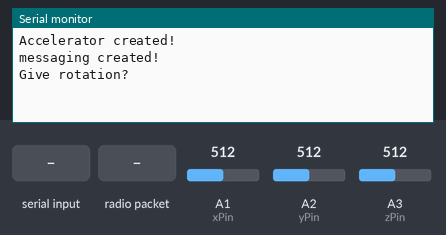
Recording of a sketch running on a simulated Arduino Uno, built for the host (arithmetic inside an expression is 32-bit, double 64-bit). Parts: the last lines printed to the serial monitor. The test bench sets the inputs (shaded band); at power-on: A1 (xPin) = 512, A2 (yPin) = 512, A3 (zPin) = 512. No radio packets arrive unless stated.

Above: at 1.2 s.
1.3 s: "90,45\n" received over Serial
At 2.6 s:
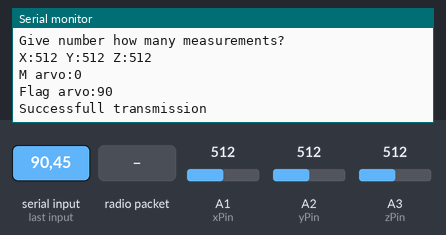
2.8 s: radio packet "255" arrives
4.3 s: A1 (xPin) set to 490
At 5.3 s:
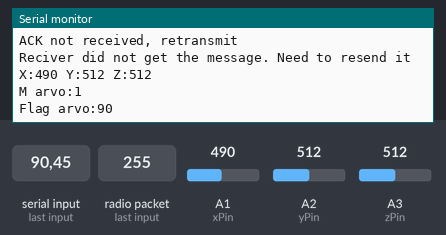
6.4 s: A2 (yPin) set to 490
At 7.8 s:
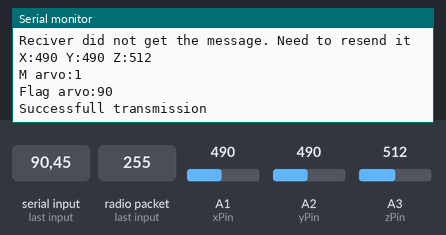
7.9 s: A3 (zPin) set to 490
9.4 s: A1 (xPin) set to 510
At 9.4 s:
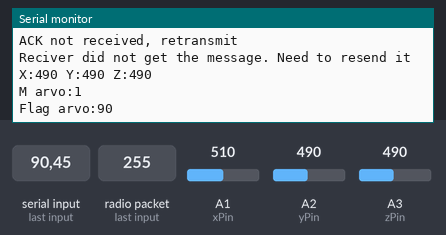
Timing chart, 0 to 11.9 s (numbered marks = the images above; inputs shaded):
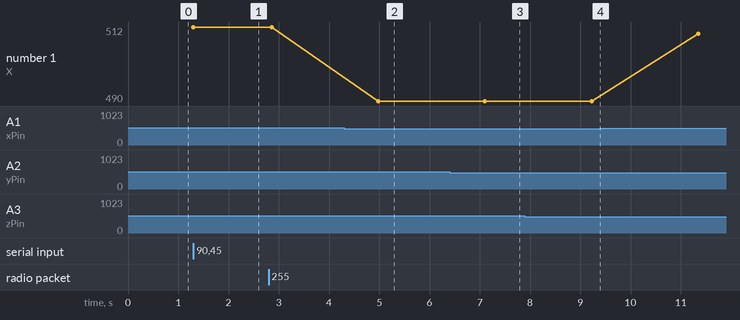

The sketch:

TransmitterOpiskelijoille.ino
```cpp
#include "messaging.h"
#include "accelerator.h"

/*
 * 0 z +
 * 1 z -
 * 2 x +
 * 3 x -
 * 4 y +
 * 5 y -
 *
 */

// Määritellään kytkentänavat kiihtyvyysanturille ja muuttujat:
const int VccPin2 = A0;  // Käyttöjännite
const int GNDPin2 = A4;  // laitteen maa-napa

void setup()
{
  Serial.begin(9600);

  //Kiihtvyys - anturin napojen määrittely:
  pinMode(VccPin2, OUTPUT);     // Kiihtyvyysanturin käyttöjännite Vcc
  pinMode(GNDPin2, OUTPUT);     // Kiihtyvyysanturin GND

  // Asetetaan syöttöjännite (5V UNO-BOARDILLA, 3.3V Genuino 101:llä) ja maa-arvot (0V):
  digitalWrite(VccPin2, HIGH);
  delayMicroseconds(2);
  digitalWrite(GNDPin2, LOW);
  delayMicroseconds(2);

}

void loop()
{
  Accelerator Aobject;
  Messaging Mobject;
  uint8_t flags = 255;
  Serial.println("Give rotation?");
  while (flags == 255)
  {
    if (Serial.available() > 0)
    {
      flags = Serial.parseInt();
    }
  }

  Serial.println("Give number how many measurements?");
  int NumberOfMeasurements = 0;
  while (NumberOfMeasurements == 0)
  {
    if (Serial.available() > 0)
    {
      NumberOfMeasurements = Serial.parseInt();
    }
  }

  for (int M = 0; M < NumberOfMeasurements; M++)
  {
    Aobject.makeMeasurement();
    Measurement m = Aobject.getMeasurement();
    Aobject.printMeasurement();
    uint8_t id = M;
    Serial.print("M arvo:");
    Serial.println(M);
    Serial.print("Flag arvo:");
    Serial.println(flags);
    Mobject.createMessage(m);
    if (Mobject.sendMessage(id, flags))
    {
      Serial.println("Successfull transmission");
    }
    else
    {
      Serial.println("Transmission fails");
    }
    if (Mobject.receiveACK())
    {
      Serial.println("Receiver got message, going to next measurement");
    }
    else
    {
      Serial.println("Reciver did not get the message. Need to resend it");
      M--;  // Let's just revind for loop
    }
  } // end of for
}   // end of loop
```

accelerator.cpp
```cpp
#include "accelerator.h"
#include <arduino.h>

Accelerator::Accelerator()
{
  Serial.println("Accelerator created!");
}


Accelerator::~Accelerator()
{
  Serial.println("Accelerator deleted!");
}

void Accelerator::makeMeasurement()
{
  m = {analogRead(xPin), analogRead(yPin), analogRead(zPin)};
}
void Accelerator::printMeasurement()
{
  Serial.print("X:");
  Serial.print(m.x);
  Serial.print(" Y:");
  Serial.print(m.y);
  Serial.print(" Z:");
  Serial.println(m.z);
}

Measurement Accelerator::getMeasurement()
{
  return m;
}
```

accelerator.h
```cpp
#ifndef ACCELERATOR_H
#define ACCELERATOR_H

#include "messaging.h"

const int xPin   = A1;   // x-kanavan
const int yPin   = A2;   // y-kanava
const int zPin   = A3;   // z-kanava

struct Measurement
{
  int x;
  int y;
  int z;
};

class Accelerator
{
  public:
    Accelerator();
    ~Accelerator();
    void makeMeasurement();
    void printMeasurement();
    Measurement getMeasurement();

  private:
    Measurement m;
};

#endif // ACCELERATOR_H
```

messaging.cpp
```cpp
#include "messaging.h"
#include "accelerator.h"
#include <arduino.h>

Messaging::Messaging()
{
  Serial.println("messaging created!");
  pmanager = new RHReliableDatagram(driver, TRANSMITTER_ADDRESS);

  if (!pmanager->init())
    Serial.println("Radiohead manager init failed");

}

Messaging::~Messaging()
{
  Serial.println("Messaging deleted!");
  delete pmanager;
}
void Messaging::createMessage(Measurement m)
{
  data[0] = (m.x>>8);
  data[1] = (m.x & 0x00ff);
  data[2] = (m.y>>8);
  data[3] = (m.y & 0x00ff);
  data[4] = (m.z>>8);
  data[5] = (m.z & 0x00ff);
}
bool Messaging::sendMessage(uint8_t id, uint8_t flags)
{
     unsigned long start = millis();
     unsigned long timeout = millis()-start;
     while(timeout<500)
     {
      timeout = millis()-start;
     }
     driver.setModeTx();
     uint8_t to = RECEIVER_ADDRESS;
     uint8_t from = TRANSMITTER_ADDRESS;  //TRANSMITTER_ADDRESS

     pmanager->setHeaderTo(to);
     pmanager->setHeaderFrom(from);
     pmanager->setHeaderId(id);
     pmanager->setHeaderFlags(flags);

     bool returnValue = false;

     if (pmanager->sendto(data, messageLength, RECEIVER_ADDRESS))
     {
        returnValue = true;
     }
     pmanager->waitPacketSent();
     return returnValue;

}
bool Messaging::receiveACK()
{
    driver.setModeRx();
    unsigned long start = millis();
    unsigned long timeout = millis()-start;
    bool receiverResult = false;
    uint8_t to;
    uint8_t from;
    uint8_t len;
    uint8_t id;
    uint8_t flags;
    while((timeout<1500) && (!pmanager->available()))
    {
      timeout = millis()-start;
    }

    // Jos while luupista päästään, niin on saatu ACK tai on kulunut 1s
    receiverResult = pmanager->recvfrom(buf,&len,&from,&to,&id,&flags);
    if(receiverResult)
    {
      Serial.println("ACK received");
      Serial.println((char *)buf);
      Serial.print("Lähetettiin osoitteesta = ");
      Serial.println(from);
      Serial.print("ID = ");
      Serial.println(id);
      Serial.print("flags = ");
      Serial.println(flags);
      return true;
    }
    else
    {
      Serial.println("ACK not received, retransmit");
      return false;
    }

}
```

messaging.h
```cpp
#ifndef MESSAGING_H
#define MESSAGING_H
#include <arduino.h>


struct Measurement;

#include <RHReliableDatagram.h>
#include <RH_ASK.h>
#include <SPI.h>


class Messaging
{
public:
  Messaging();
  ~Messaging();
  void createMessage(Measurement m);
  bool sendMessage(uint8_t id, uint8_t flags);
  bool receiveACK();

private:
  const uint8_t TRANSMITTER_ADDRESS = 60;
  const uint8_t RECEIVER_ADDRESS = 254;
  uint8_t buf[RH_ASK_MAX_MESSAGE_LEN];
  uint8_t data[RH_ASK_MAX_MESSAGE_LEN];
  uint8_t messageLength = 6;
  RH_ASK driver;
  RHReliableDatagram * pmanager;
 };

#endif // MESSAGING_H
```

Measured:
- after the input at 1.3 s, the serial monitor: prints a new line at once (image 1)
- after the input at 4.3 s, the serial monitor: prints a new line after 0.68 s (image 2)
- after the input at 6.4 s, the serial monitor: prints a new line after 0.70 s (image 3)
- plotted number 1: 512 → 490 after the input at 4.3 s, 490 → 510 after the input at 9.4 s
